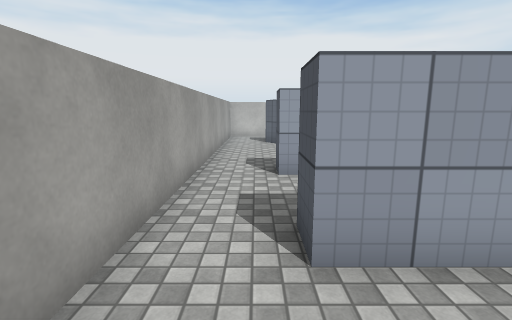
View 1 (above)

16 first-person views from a walk through a Unity game level. The camera is 1.5 m above the floor, tilts 10° down and sees 85° across. The floor is counted in squares, 1 m on a side. Each view is taken from the middle of a square. On the plan, view 1 faces up. The plan holds only what a view shows up to about 14 squares ahead; the rest is blank. Surface patterns are stand-ins for the level's own textures.

View 2
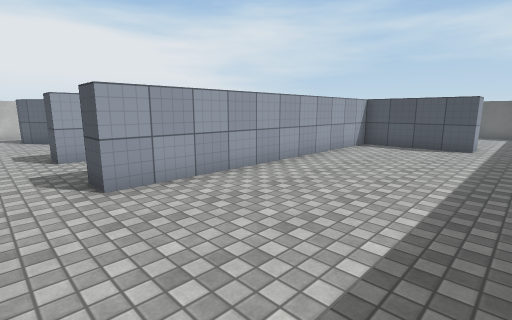

View 3
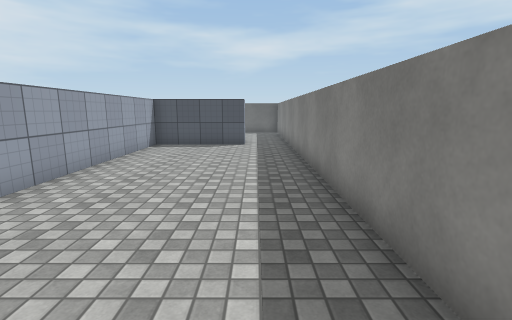

View 4
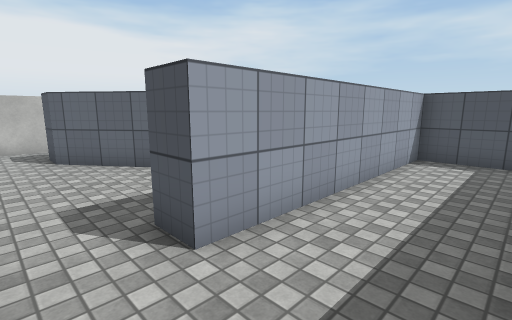

View 5
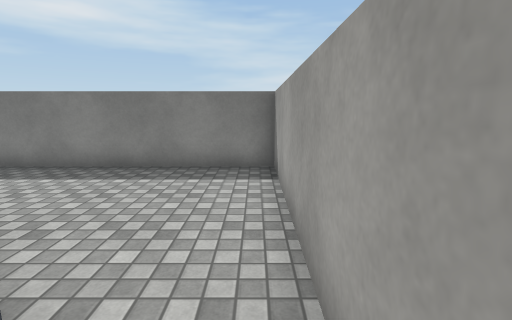

View 6
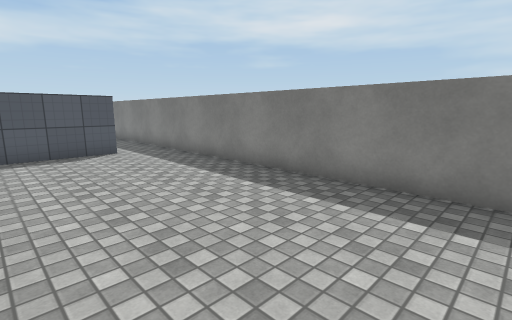

View 7
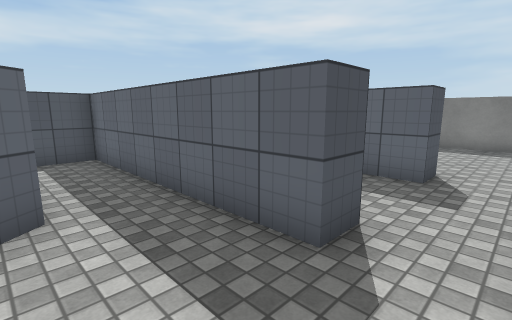

View 8
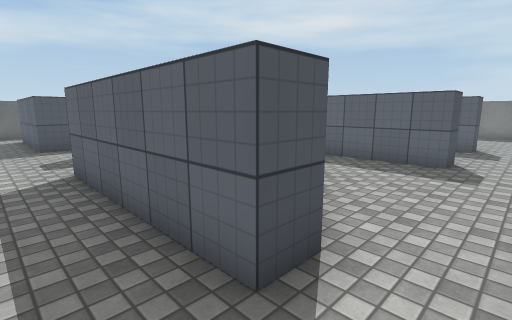

View 9
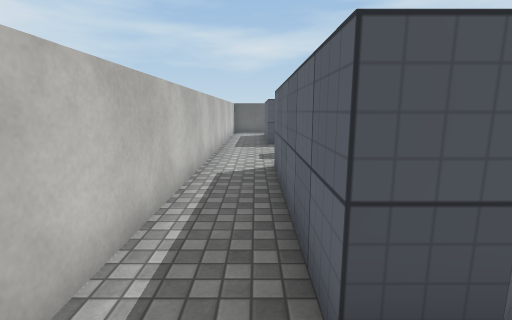

View 10
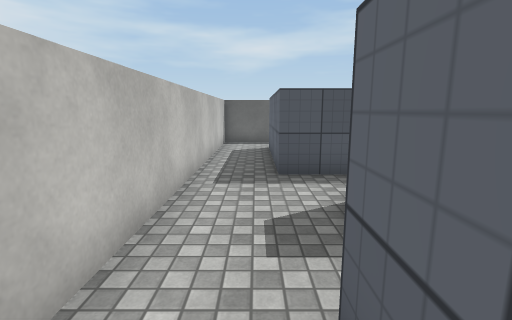

View 11
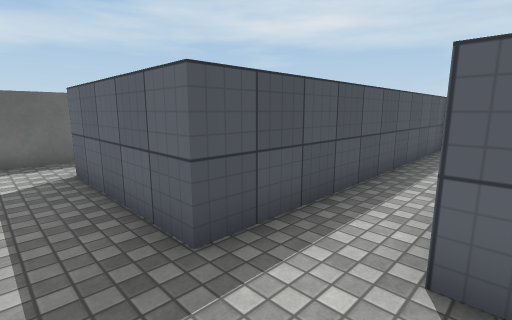

View 12
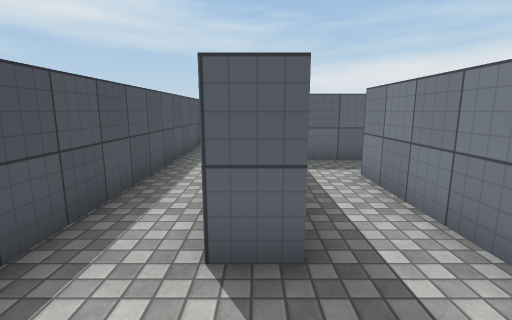

View 13
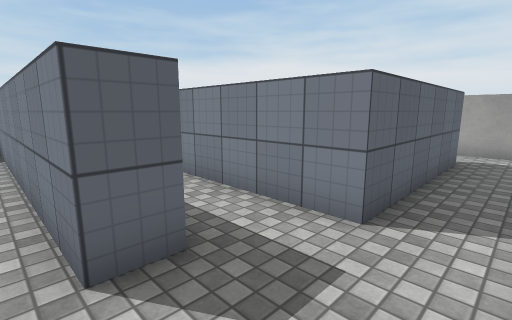

View 14
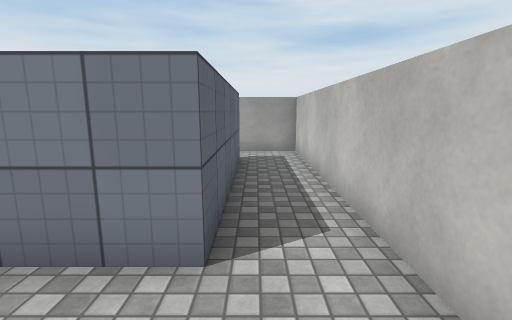

View 15
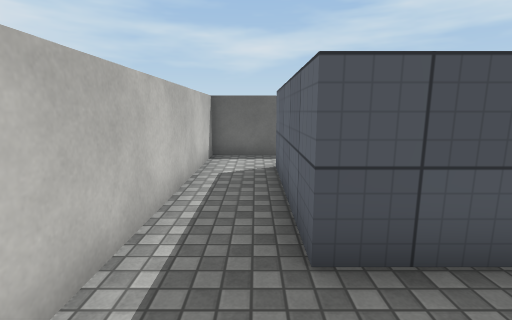

View 16
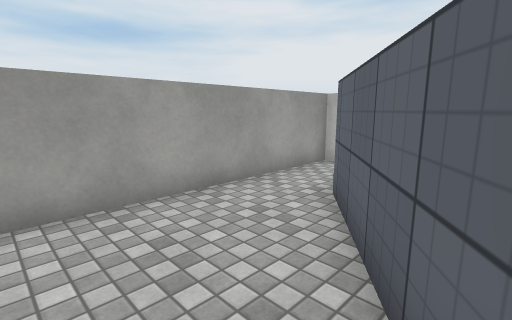

### Floor plan
Points are (right, up) in squares from view 1. A wall is a line through its corners. A room is listed if a view was taken in it or the views show most of it. See-through windows are left out.
Room 1 (views 1, 2, 3, 6)
walls: (-1.5, 2.5) (-1.5, -3.5) (12.4, -3.5); (12.5, -1.5) (11.5, -1.5) (11.5, 2.5) (0.5, 2.5)
ways out: opening at (-0.5, 3) to room 2; opening at (12, -2.5)
Room 2 (views 4, 5)
walls: (0.5, 2.5) (0.5, 3.5) (1.9, 3.5); (-1.5, 6.5) (-1.5, 2.5); (8.5, 4.2) (8.5, 6.5) (0.5, 6.5)
ways out: opening at (-0.5, 3) to room 1; opening at (-0.5, 7) to room 3
Room 3 (views 7, 8, 9, 10, 11, 12, 13, 14, 15, 16)
walls: (8.5, 13.4) (9.5, 13.4) (9.5, 4.4); (3.5, 9.5) (0.5, 13.5) (0.5, 14.5) (6.5, 14.5) (6.5, 9.5); (0.5, 6.5) (0.5, 7.5) (8.5, 7.5) (8.5, 9); (11.5, 3.5) (11.5, 14.5) (16.5, 14.5); (18.5, 14) (18.5, 16.5) (-1.5, 16.5) (-1.5, 6.5)
ways out: opening at (-0.5, 7) to room 2; opening at (17.5, 14)

Where each view was taken, in squares from view 1:
view 1: 0 up, 0 right, facing up
view 2: 3 down, 1 left, facing up-right
view 3: 2 down, 1 left, facing right
view 4: 4 up, 1 left, facing up-right
view 5: 4 up, 1 left, facing down
view 6: 2 up, 1 right, facing down-right
view 7: 10 up, 1 left, facing down-right
view 8: 16 up, 1 left, facing down-right
view 9: 15 up, 1 left, facing right
view 10: 15 up, 5 right, facing right
view 11: 16 up, 9 right, facing down-right
view 12: 16 up, 9 right, facing down
view 13: 16 up, 10 right, facing down-left
view 14: 15 up, 9 right, facing left
view 15: 15 up, 9 right, facing right
view 16: 9 up, 3 right, facing up-left
